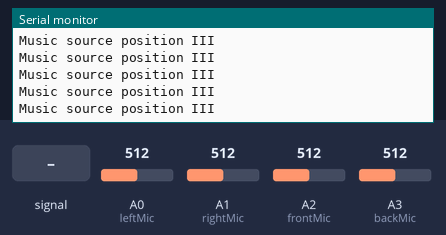
This sketch was run on a simulated Arduino Uno, built with avr-gcc and run on an emulated ATmega328P. On the bench: the last lines printed to the serial monitor. Inputs (shaded band) come from the test bench; at power-on: A0 (leftMic) = 512, A1 (rightMic) = 512, A2 (frontMic) = 512, A3 (backMic) = 512.

Above: at 1.2 s.
1.3 s: A0 (leftMic) fed a 200 Hz sine of ±81 counts around its level
At 2.3 s:
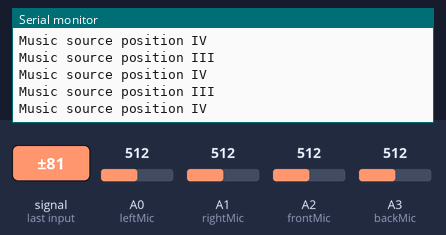
3.0 s: A1 (rightMic) fed a 200 Hz sine of ±255 counts around its level
At 3.7 s:
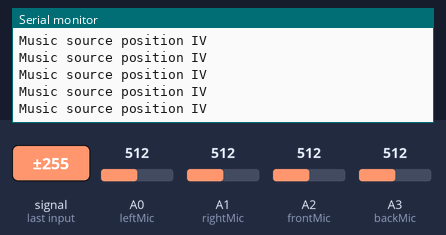
6.0 s: A2 (frontMic) fed a 200 Hz sine of ±81 counts around its level
At 6.5 s:
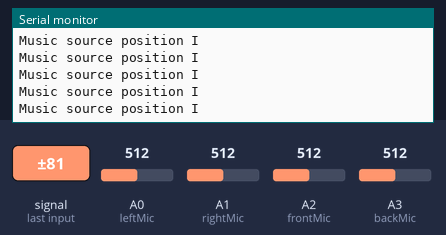
7.9 s: A3 (backMic) fed a 200 Hz sine of ±81 counts around its level
At 9.0 s:
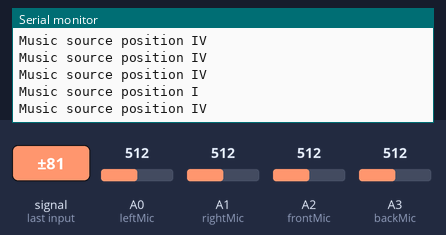
10.9 s: A0 (leftMic) set to 716
At 11.4 s:
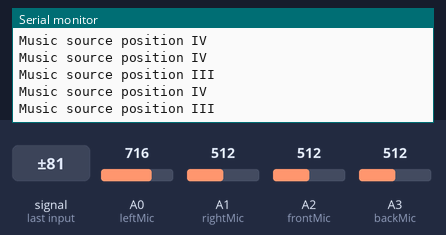
13.9 s: A1 (rightMic) set to 716
At 14.8 s:
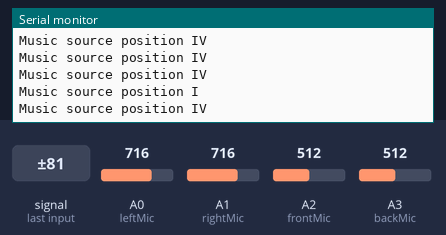

The sketch:

Sound_Follower_Test.ino
```cpp
/*----------------------------------------  Variables  ----------------------------------------*/
//Microphone Sensor
#define leftMic A0
#define rightMic A1
#define frontMic A2
#define backMic A3

const int maxArray = 100;
short leftAve[maxArray]; short rightAve[maxArray]; short frontAve[maxArray]; short backAve[maxArray];

int newAve=0; int oldAve=1;
float leftAcc=0; float rightAcc=0; float frontAcc=0; float backAcc=0;
float level=0; float levelAcc=0;
float leftLevel=0; float rightLevel=0; float frontLevel=0; float backLevel=0;
float left=0; float right=0; float front=0; float back=0;
float centerLR=0; float centerFB=0;


void setup() {
  // put your setup code here, to run once:
  Serial.begin(9600);
  /*---------- Intitialize Array ----------*/
  for(int i=0; i<maxArray; i++)
  {
    leftAve[i]=0; rightAve[i]=0;
  }

  /*-------------Rotate Servo Motor & scan the surrounding-------------*/
  //servo_.attach(10);  //Attach PWM Pin to Digital Pin 10
  //servo_.write(90);   //Intitialize default position of the Ultra-Sonic sensor

}

void loop() {
  // put your main code here, to run repeatedly:
  leftAve[newAve] = analogRead(leftMic);
  leftAcc += leftAve[newAve];
  leftAcc -= leftAve[oldAve];

  rightAve[newAve] = analogRead(rightMic);
  rightAcc += rightAve[newAve];
  rightAcc -= rightAve[oldAve];

  frontAve[newAve] = analogRead(frontMic);
  frontAcc += frontAve[newAve];
  frontAcc -= frontAve[oldAve];

  backAve[newAve] = analogRead(backMic);
  backAcc += backAve[newAve];
  backAcc -= backAve[oldAve];


  right = abs((rightAcc/maxArray)  -  (rightAve[newAve]));
  left = abs((leftAcc/maxArray)    -  (leftAve[newAve]));
  front = abs((frontAcc/maxArray)  -  (frontAve[newAve]));
  back = abs((backAcc/maxArray)    -  (backAve[newAve]));

  centerLR += right; centerLR -= left; centerLR /= 1.25;
  centerFB += front; centerFB -= back; centerFB /= 1.25;

  newAve++;
  if(newAve == maxArray)
  {
    newAve=0;
  }
  oldAve++;
  if(oldAve==maxArray)
  {
    oldAve=0;
  }


  //I. Music source between 0° & 90°
  if(centerLR > 7 && centerFB > 7)
  {
    Serial.println("Music source position I");
  }

  //II. Music source between 90° to 180°
  else if(centerLR < 7 && centerFB > 7)
  {
    Serial.println("Music source position II");
  }

  //III. Music source between 180° to 270°
  else if(centerLR < 7 && centerFB < 7)
  {
    Serial.println("Music source position III");
  }

  //IV. Music source between 270° to 360°
    else if(centerLR > 7 && centerFB < 7)
  {
    Serial.println("Music source position IV");
  }

/*
Serial.println(front);
Serial.println(back);
Serial.println(right);
Serial.println(left);
Serial.println();
delay(500);
*/
}
```

Measured:
- after the input at 1.3 s, the serial monitor: prints a new line after 0.11 s (image 1)
- after the input at 6.0 s, the serial monitor: prints a new line after 0.07 s (image 3)
- after the input at 10.9 s, the serial monitor: prints a new line after 0.14 s (image 5)
